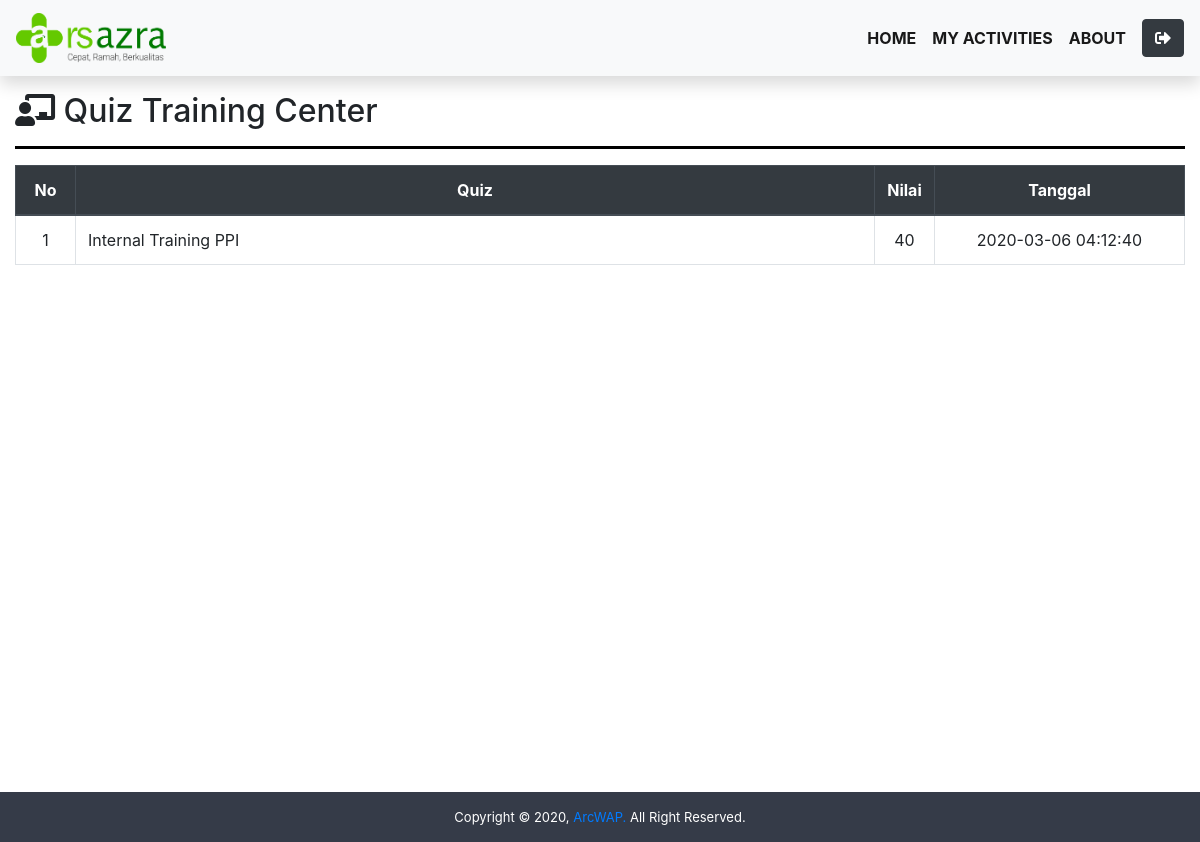
Screenshot of /quiz/myActivities.php (signed in) with the database file from the repository.
### tables this page shows
CREATE TABLE `tbl_histori` (
  `username` varchar(100) NOT NULL,
  `idquiz` text NOT NULL,
  `score` int(11) NOT NULL,
  `jawabandijawab` int(11) NOT NULL,
  `jawabanbenar` int(11) NOT NULL,
  `jawabansalah` int(11) NOT NULL,
  `tanggal` timestamp NOT NULL DEFAULT CURRENT_TIMESTAMP ON UPDATE CURRENT_TIMESTAMP
);

CREATE TABLE `tbl_quiz` (
  `idquiz` text NOT NULL,
  `judul` varchar(100) NOT NULL,
  `nilaikalitotal` int(11) NOT NULL,
  `total` int(11) NOT NULL,
  `tanggal` timestamp NOT NULL DEFAULT CURRENT_TIMESTAMP ON UPDATE CURRENT_TIMESTAMP,
  `status` varchar(100) NOT NULL
);

### config/functions.php (called while the page is built, shortened)
<?php
$host     = "localhost";
$username = "root";
$password = "";
$database = "db_quizazra";
$conn = mysqli_connect($host, $username, $password, $database);
function query($query) {
    global $conn;
    $result = mysqli_query($conn, $query);
    $rows = [];
    while ($fetch = mysqli_fetch_assoc($result)) {
    $rows[] = $fetch;
    }
    return $rows;
}
?>

### quiz/myActivities.php (the view, shortened to what this page needs)
<?php
require '../config/functions.php';
$username = $_SESSION['username'];
$result = query("SELECT b.judul, a.jawabanbenar, a.jawabansalah, a.score, a.tanggal FROM tbl_histori as a left join tbl_quiz as b on a.idquiz = b.idquiz WHERE username = '$username'");
?>
<!DOCTYPE html>
<html lang="en">
<head>
    <link rel="stylesheet" href="../assets/css/bootstrap.min.css">
    <link rel="stylesheet" href="../assets/css/all.css">
    <link rel="stylesheet" href="../assets/css/dindex.css">
</head>
<body>
<nav class="navbar sticky-top navbar-expand-sm navbar-light shadow bg-light">
            <a class="navbar-brand">
                <img src="../assets/img/logoaz.png" width="150" height="50" alt="rsazra">
            </a>
            <div class="collapse navbar-collapse" id="navbarNav">
                <ul class="navbar-nav ml-auto font-weight-bold">
                    <li class="nav-item active"><a class="nav-link" href="index.php">HOME</a></li>
                    <li class="nav-item active"><a class="nav-link" href="myActivities.php">MY ACTIVITIES</a></li>
                    <li class="nav-item active"><a class="nav-link" href="aboutMe.php">ABOUT</a></li>
                </ul>
                <a href="../config/logout.php" class="ml-2 btn btn-dark"><i class="fas fa-sign-out-alt"></i></a>
            </div>
    </nav>
    <div class="container-fluid">
        <div class="row mt-3">
            <div class="col-sm">
                <h2><i class="fas fa-chalkboard-teacher"></i> Quiz Training Center</h2>
                <hr style="border-top: 3px solid black">
            </div>
        </div>
        <div class="row">
            <div class="col-sm">
                <table class="table table-responsive-sm table-hover table-bordered text-center">
                    <thead class="thead-dark">
                        <tr>
                            <th width="60px" scope="col">No</th>
                            <th scope="col">Quiz</th>
                            <th width="60px" scope="col">Nilai</th>
                            <th width="250px" scope="col">Tanggal</th>
                        </tr>
                    </thead>
                    <tbody>
                    <?php $i = 1; ?>
                    <?php foreach($result as $quiz) : ?>
                        <tr>
                            <td><?=$i++?></td>
                            <td class="text-left"><?=$quiz['judul']?></td>
                            <td><?=$quiz['score']?></td>
                            <td><?=$quiz['tanggal']?></td>
                        </tr>
                    <?php endforeach; ?>
                    </tbody>
                </table>
            </div>
        </div>
    </div>
    <footer>
        Copyright &copy; 2020, <a href="https://arcwap.site/">ArcWAP.</a> All Right Reserved.
    </footer>
</body>
</html>

### assets/css/all.css (style rules this page uses)
.fa, .fas, .far, .fal, .fad, .fab { -moz-osx-font-smoothing: grayscale; -webkit-font-smoothing: antialiased; display: inline-block; font-style: normal; font-variant: normal; text-rendering: auto; line-height: 1; }
.fa-chalkboard-teacher:before { content: "\f51c"; }
.fa-sign-out-alt:before { content: "\f2f5"; }
.fa, .fas { font-family: 'Font Awesome 5 Free'; font-weight: 900; }

### assets/css/dindex.css (style rules this page uses)
.container-fluid { min-height: 700px; }
footer { bottom: 0; width: 100%; height: 50px; line-height: 50px; background-color: #353b48; color: #ffff; text-align: center; font-size: 13px; }

### rows the page displays
tbl_histori: tbl_quiz.judul "Internal Training PPI", score "40", tanggal "2020-03-06 04:12:40"
